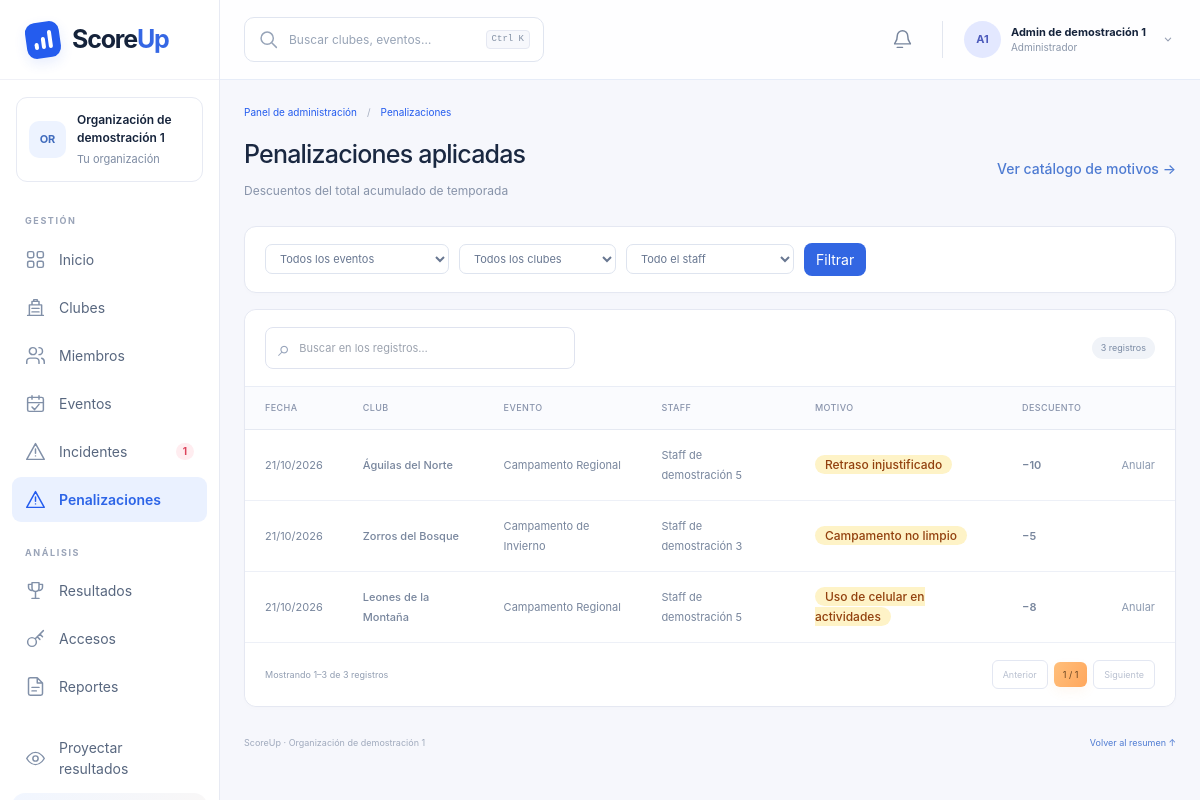
The page /admin/penalizaciones (signed in) on the database its author committed.
### tables this page shows
CREATE TABLE organizaciones (
    id TEXT PRIMARY KEY, nombre TEXT NOT NULL, fecha_creacion TEXT
);

CREATE TABLE users (
    id TEXT PRIMARY KEY, organizacion_id TEXT NOT NULL, nombre TEXT NOT NULL,
    username TEXT NOT NULL, password TEXT NOT NULL, rol TEXT NOT NULL,
    evento_id TEXT, club_id TEXT
);

CREATE TABLE penalizaciones (
    id TEXT PRIMARY KEY, club_id TEXT NOT NULL, evento_id TEXT NOT NULL,
    usuario_id TEXT NOT NULL, motivo_id TEXT NOT NULL,
    comentario TEXT, fecha TEXT
, puntos REAL);

CREATE TABLE clubs (
    id TEXT PRIMARY KEY, nombre TEXT NOT NULL, organizacion_id TEXT NOT NULL,
    miembros TEXT NOT NULL
);

CREATE TABLE eventos (
    id TEXT PRIMARY KEY, organizacion_id TEXT NOT NULL, nombre TEXT NOT NULL,
    fecha TEXT, lugar TEXT, tipo TEXT, temporada TEXT,
    puntaje_maximo INTEGER NOT NULL, cerrado INTEGER NOT NULL DEFAULT 0
);

CREATE TABLE motivos (
    id TEXT PRIMARY KEY, organizacion_id TEXT NOT NULL, nombre TEXT NOT NULL,
    descripcion TEXT, puntos_descuento REAL NOT NULL, activo INTEGER NOT NULL DEFAULT 1
);

### app.py (the view)
@app.route("/admin/penalizaciones")
def admin_penalizaciones():
    user = require_rol("admin")
    view = db_org(user)
    lista = list(view["penalizaciones"])
    f_evento = request.args.get("evento")
    f_club = request.args.get("club")
    f_staff = request.args.get("staff")
    if f_evento:
        lista = [p for p in lista if p.evento_id == f_evento]
    if f_club:
        lista = [p for p in lista if p.club_id == f_club]
    if f_staff:
        lista = [p for p in lista if p.usuario_id == f_staff]
    return render_template("admin/penalizaciones.html", user=user, db=view, fmt_pts=fmt_pts, fmt_fecha=fmt_fecha,
                           filtros=request.args, lista=lista)

### app.py (called while the page is built, shortened)
@app.before_request
def _abrir_transaccion():
    global DB
    _db_lock.acquire()
    g.db_locked = True
    g.connection = persist.connect()
    g.connection.execute("BEGIN IMMEDIATE" if request.method == "POST" else "BEGIN")
    DB = persist.load(g.connection)
    user = current_user()
    if request.path.startswith(("/admin", "/staff")) or request.path == "/director":
        if user is None:
            return redirect(url_for("login"))

@app.after_request
def _confirmar_transaccion(response):
    conn = g.get("connection")
    if conn is not None:
        if request.method == "POST" and response.status_code < 400:
            persist.save(DB, conn)
            conn.commit()
        else:
            conn.rollback()
    response.headers["X-Content-Type-Options"] = "nosniff"
    response.headers["Referrer-Policy"] = "same-origin"
    response.headers["Cache-Control"] = "no-store"
    return response

@app.teardown_request
def _cerrar_transaccion(exc=None):
    conn = g.pop("connection", None)
    if conn is not None:
        conn.rollback()
        conn.close()
    if g.pop("db_locked", False):
        _db_lock.release()

def _eventos_org(user):
    return [e for e in DB["eventos"] if e.organizacion_id == user.organizacion_id]

def _clubs_org(user):
    return [c for c in DB["clubs"] if c.organizacion_id == user.organizacion_id]

def current_user():
    uid = session.get("user_id")
    if not uid:
        return None
    return find(DB, "users", "id", uid)

def require_rol(*roles):
    user = current_user()
    if user is None:
        return redirect(url_for("login"))
    if user.rol not in roles:
        abort(403)
    return user

@app.before_request
def _proteger_uploads_antiguos():
    if request.path.startswith("/static/uploads/"):
        return evidencia(request.path.rsplit("/", 1)[-1])

### calc.py (called while the page is built)
def find(db, kind, key, value):
    for item in db[kind]:
        if getattr(item, key) == value:
            return item
    return None

def fmt_pts(n):
    if float(n) == int(n):
        return str(int(n))
    return f"{n:.2f}"

def fmt_fecha(iso):
    if not iso:
        return "—"
    try:
        partes = iso.split("-")
        return f"{partes[2]}/{partes[1]}/{partes[0]}"
    except Exception:
        return iso

### persist.py (called while the page is built)
def connect():
    conn = sqlite3.connect(DB_PATH, timeout=30)
    conn.row_factory = sqlite3.Row
    return conn

### templates/admin/penalizaciones.html (shortened to what this page needs)
{% extends "admin/layout.html" %}
{% set active = 'penalizaciones' %}
{% block content %}
<div class="mb-5 flex items-center justify-between">
  <div>
    <h1 class="text-xl font-bold text-slate-800">Penalizaciones aplicadas</h1>
    <p class="mt-0.5 text-sm text-slate-500">Descuentos del total acumulado de temporada</p>
  </div>
  <a href="{{ url_for('admin_motivos') }}" class="text-sm font-medium text-cyan-700 hover:underline">Ver catálogo de motivos →</a>
</div>
<form method="get" class="mb-4 flex flex-wrap items-center gap-2 rounded-2xl border border-slate-200 bg-white p-3 shadow-sm">
  <select name="evento" class="rounded-lg border border-slate-200 bg-white px-2.5 py-1.5 text-xs outline-none focus:border-cyan-500">
    <option value="">Todos los eventos</option>
  </select>
  <select name="club" class="rounded-lg border border-slate-200 bg-white px-2.5 py-1.5 text-xs outline-none focus:border-cyan-500">
    <option value="">Todos los clubes</option>
  </select>
  <select name="staff" class="rounded-lg border border-slate-200 bg-white px-2.5 py-1.5 text-xs outline-none focus:border-cyan-500">
    <option value="">Todo el staff</option>
  </select>
  <button class="rounded-lg bg-cyan-700 px-3 py-1.5 text-xs text-white">Filtrar</button>
</form>
<div class="rounded-2xl border border-slate-200 bg-white shadow-sm overflow-hidden">
  <div class="overflow-x-auto">
    <table class="w-full text-left text-sm">
      <thead><tr class="border-b border-slate-200 text-xs uppercase tracking-wide text-slate-500">
        <th class="px-4 py-3">Fecha</th><th class="px-4 py-3">Club</th><th class="px-4 py-3">Evento</th>
        <th class="px-4 py-3">Staff</th><th class="px-4 py-3">Motivo</th><th class="px-4 py-3">Descuento</th><th class="px-4 py-3 text-right"></th>
      </tr></thead>
      <tbody class="divide-y divide-slate-100">
        {% for p in lista %}
        {% set club = db.clubs | selectattr('id','equalto', p.club_id) | first %}
        {% set evento = db.eventos | selectattr('id','equalto', p.evento_id) | first %}
        {% set staff = db.users | selectattr('id','equalto', p.usuario_id) | first %}
        {% set motivo = db.motivos | selectattr('id','equalto', p.motivo_id) | first %}
        <tr>
          <td class="px-4 py-3 text-slate-500">{{ fmt_fecha(p.fecha) }}</td>
          <td class="px-4 py-3 font-medium text-slate-700">{{ club.nombre if club else '—' }}</td>
          <td class="px-4 py-3 text-slate-500">{{ evento.nombre if evento else '—' }}</td>
          <td class="px-4 py-3 text-slate-500">{{ staff.nombre if staff else '—' }}</td>
          <td class="px-4 py-3"><span class="rounded-full bg-amber-100 px-2.5 py-0.5 text-xs font-medium text-amber-800">{{ motivo.nombre if motivo else '—' }}</span></td>
          <td class="px-4 py-3 font-semibold text-rose-600">−{{ fmt_pts(p.puntos if p.puntos is not none else (motivo.puntos_descuento if motivo else 0)) }}</td>
          <td class="px-4 py-3 text-right">
            {% if evento and not evento.cerrado %}<form method="post" action="{{ url_for('admin_penalizacion_anular', penalizacion_id=p.id) }}" onsubmit="return confirm('¿Anular esta penalización?')">
              <button class="text-xs text-slate-300 hover:text-amber-600">Anular</button>
            </form>{% endif %}
          </td>
        </tr>
        {% endfor %}
      </tbody>
    </table>
  </div>
</div>
{% endblock %}

### templates/admin/layout.html (shortened to what this page needs)
{% from 'admin/icons.html' import icon %}
<!doctype html>
<html lang="es">
<head>
  <link rel="stylesheet" href="{{ url_for('static', filename='admin-utilities.css') }}">
  <link rel="stylesheet" href="{{ url_for('static', filename='admin.css') }}">
  <link rel="stylesheet" href="{{ url_for('static', filename='admin-management.css') }}">
  <link rel="stylesheet" href="{{ url_for('static', filename='panel-theme.css') }}">
  <link rel="stylesheet" href="{{ url_for('static', filename='mobile-panels.css') }}">
</head>
<body class="admin-shell" data-panel-theme>
  <aside class="admin-sidebar" id="admin-sidebar">
    <a class="admin-brand" href="{{ url_for('panel_admin') }}"><span class="admin-brand-icon"><i></i><i></i><i></i></span><span>Score<span>Up</span></span></a>
    <div class="admin-org"><span class="admin-avatar">{{ admin_shell.organizacion.nombre[:2]|upper }}</span><div><strong>{{ admin_shell.organizacion.nombre }}</strong><small>Tu organización</small></div></div>
    <nav aria-label="Administración">
      {% for grupo, items in [('GESTIÓN',[('dashboard','Inicio'),('clubes','Clubes'),('miembros','Miembros'),('eventos','Eventos'),('incidentes','Incidentes'),('penalizaciones','Penalizaciones')]),('ANÁLISIS',[('resultados','Resultados'),('usuarios','Accesos'),('reportes','Reportes')])] %}
      <p class="admin-nav-label">{{ grupo }}</p>
      {% for key, label in items %}<a class="admin-nav-link {{ 'is-active' if active == key else '' }}" href="{{ url_for('panel_admin' if key == 'dashboard' else 'admin_' ~ key) }}" {% if active == key %}aria-current="page"{% endif %}>{{ icon(key) }}<span>{{ label }}</span>{% if key == 'incidentes' and admin_shell.incidentes_abiertos %}<b class="admin-nav-count is-red">{{ admin_shell.incidentes_abiertos }}</b>{% elif key == 'reportes' and correcciones_pendientes %}<b class="admin-nav-count">{{ correcciones_pendientes }}</b>{% endif %}</a>{% endfor %}
      {% endfor %}
      <a class="admin-nav-link admin-projector" href="{{ url_for('admin_mostrar_resultado') }}">{{ icon('eye') }}<span>Proyectar resultados</span></a>
    </nav>
    <details class="admin-help"></details>
  </aside>
  <div class="admin-workspace">
    <header class="admin-topbar">
      <div class="admin-search" role="search">{{ icon('search') }}<input id="admin-search-input" type="search" placeholder="Buscar clubes, eventos…" autocomplete="off" aria-controls="admin-search-results" aria-expanded="false"><kbd>Ctrl K</kbd></div>
      <div class="admin-topbar-right"><a class="admin-notifications" href="{{ url_for('admin_reportes', tipo='correcciones') }}" aria-label="Correcciones pendientes: {{ correcciones_pendientes }}">{{ icon('bell') }}{% if correcciones_pendientes %}<b>{{ correcciones_pendientes }}</b>{% endif %}</a><details class="admin-user-menu"><summary><span class="admin-avatar">{{ user.nombre[0]|upper }}{{ user.nombre.split()[-1][0]|upper if user.nombre.split()|length > 1 else '' }}</span><span><strong>{{ user.nombre }}</strong><small>Administrador</small></span>{{ icon('chevron') }}</summary><div><p>Sesión de administrador</p><a href="{{ url_for('logout') }}">Cerrar sesión →</a></div></details></div>
    </header>
    <main class="admin-main">
      <div class="admin-breadcrumb"><a href="{{ url_for('panel_admin') }}">Panel de administración</a><span>/</span><span>{{ {'dashboard':'Inicio','clubes':'Clubes','miembros':'Miembros','eventos':'Eventos','incidentes':'Incidentes','penalizaciones':'Penalizaciones','usuarios':'Accesos','resultados':'Resultados','reportes':'Reportes'}.get(active, 'Gestión') }}</span></div>
      <div class="{{ 'admin-management' if active != 'dashboard' else '' }}">{% block content %}{% endblock %}</div>
      {% if active != 'dashboard' %}<footer class="admin-management-footer"><span>ScoreUp · {{ admin_shell.organizacion.nombre }}</span><a href="{{ url_for('panel_admin') }}">Volver al resumen ↑</a></footer>{% endif %}
    </main>
  </div>
</body>
</html>

### static/admin-management.css (style rules this page uses)
.admin-management { padding-top:3px; }
.admin-management h1 { font-size:25px; font-weight:450; letter-spacing:-.8px; line-height:1.35; color:#1a2841; }
.admin-management h1+p { margin-top:9px; color:#8793a9; font-size:12px; font-weight:400; }
.mg-table-scroll { overflow-x:auto; width:100%; border-radius:0; }
.admin-management .mg-table { width:100%; border-collapse:collapse; min-width:680px; text-align:left; background:white; font-size:11px; }
.admin-management .mg-table thead { background:#fafbfe; }
.admin-management .mg-table th { padding:13px 20px; font-size:9px; text-transform:uppercase; color:#8994ac; font-weight:500; letter-spacing:.4px; border-bottom:1px solid #e5e9f2; white-space:nowrap; }
.admin-management .mg-table td { padding:15px 20px; border-bottom:1px solid #edf0f7; color:#78869d; font-size:11px; vertical-align:middle; }
.admin-management .mg-table tbody tr:last-child td { border-bottom:0; }
.admin-management-footer { display:flex; justify-content:space-between; flex-wrap:wrap; gap:12px; margin-top:29px; color:#a0aabd; font-size:9px; }
.admin-management-footer a { color:#9485c1; }
.admin-management>.mb-5,.admin-management>.mb-6 { margin-bottom:25px; flex-wrap:wrap; gap:15px; }
.admin-management [class~="rounded-2xl"][class~="bg-white"] { border-color:#e5e8f2; border-radius:12px; box-shadow:0 2px 4px #24365d03; }
.admin-management>form[method=get] { padding:16px 20px; gap:10px; }
.admin-management input:not([type=hidden]):not([type=checkbox]):not([type=radio]),.admin-management select,.admin-management textarea { border-color:#dee4ef; border-radius:7px; font-size:11px; color:#687791; min-width:0; max-width:100%; }
.admin-management .bg-cyan-700,.admin-management .bg-emerald-700 { background:#5b43f2; }
.admin-management .shadow-sm { box-shadow:0 2px 4px #27345703; }
.admin-management .text-slate-300 { color:#8d9bb1; }
.admin-management table form { margin:0; }

### static/panel-theme.css (style rules this page uses)
:root { --panel-blue:#245cee; --panel-blue-dark:#214fcf; --panel-orange:#ffb16a; --panel-soft:#eef4ff; --panel-scroll:0%; }
[data-panel-theme]::before { content:""; position:fixed; top:0; left:0; width:var(--panel-scroll); height:3px; background:linear-gradient(90deg,#ffca91,#ffab61); z-index:90; pointer-events:none; }
.admin-shell { --admin-purple:#245cee; background:#f5f8ff; }
.staff-logo,.admin-brand-icon { background:#245cee; box-shadow:0 5px 13px #245cee1c; }
.staff-nav a.is-active,.admin-nav-link.is-active { background:#eaf1ff; color:#2c64e7; }
.staff-avatar,.admin-avatar { background:#edf3ff; color:#416cbd; }
.staff-sidebar-note,.admin-help { background:linear-gradient(145deg,#f1f6ff,#fff8f0); border-color:#e4ebfb; }
.admin-help b,.admin-brand>span>span { color:#3567e4; }
.staff-topbar,.admin-topbar { background:#ffffffee; border-color:#e6ecf8; }
.admin-management .bg-cyan-700,.admin-management .bg-emerald-700 { background:#3266e2; }
.admin-management .text-cyan-700,.admin-shell .text-cyan-700,.admin-management-footer a { color:#4e7bd2; }
.admin-main,.staff-main { scroll-behavior:smooth; }

### rows shown on the page
organizaciones: organizacion "OR", organizacion.nombre "Organización de demostración 1"
users: nombre "A", nombre.split|length "1", nombre "Admin de demostración 1"
penalizaciones: fecha "21/10/2026", puntos "10"
clubs: nombre "Águilas del Norte"
eventos: nombre "Campamento Regional"
users: nombre "Staff de demostración 5"
motivos: nombre "Retraso injustificado"
penalizaciones: fecha "21/10/2026", puntos "5"
clubs: nombre "Zorros del Bosque"
eventos: nombre "Campamento de Invierno"
users: nombre "Staff de demostración 3"
motivos: nombre "Campamento no limpio"
penalizaciones: fecha "21/10/2026", puntos "8"
clubs: nombre "Leones de la Montaña"
motivos: nombre "Uso de celular en actividades"

### other values the page prints
{{ grupo }} "GESTIÓN" "ANÁLISIS"
{{ label }} "Inicio" "Clubes" "Miembros" "Eventos" "Incidentes" "Penalizaciones" "Resultados" "Accesos" "Reportes"
{{ admin_shell.incidentes_abiertos }} "1"
